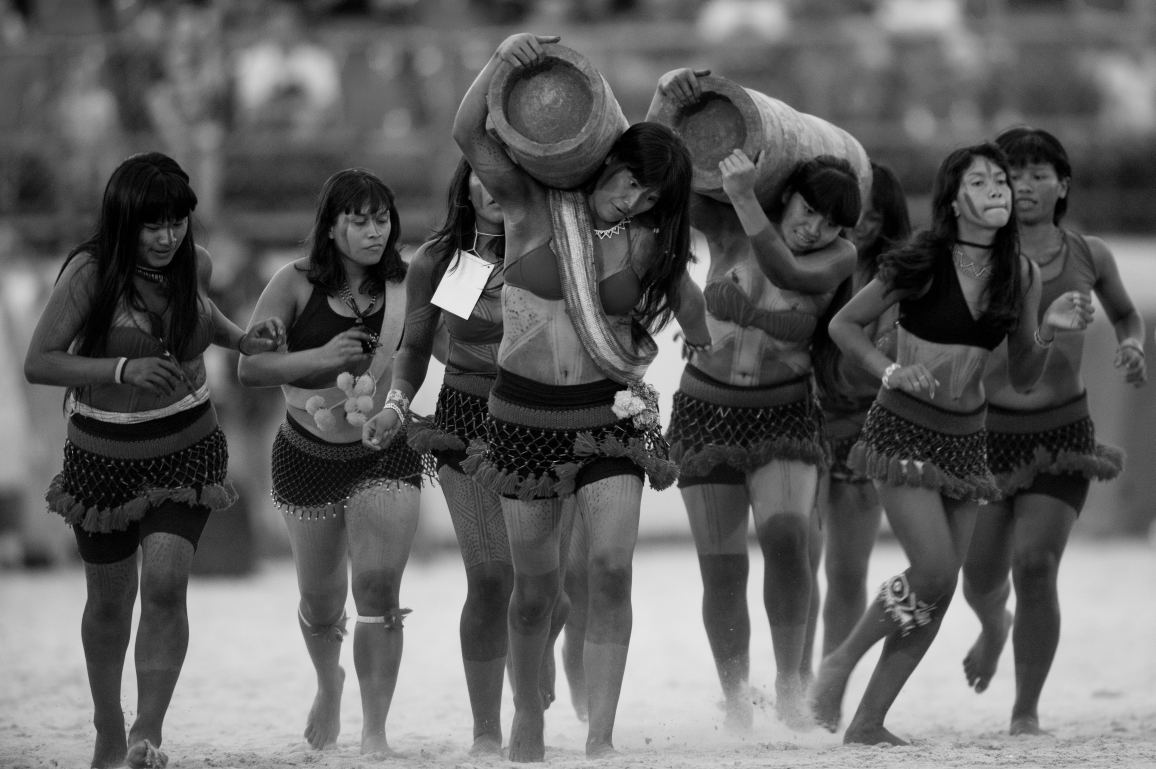
#> input picture Processamento de Imagens/MULHERES.jpg, 3466 x 2307 px (shown at 1/3 size)
$ python P5.py
#> lines starting #> are read from the running program, lines starting #| are printed output that depends on the picture
import cv2
import numpy as np

img = cv2.imread('MULHERES.jpg', 0)
#> img is the input picture: shape (2307, 3466); min 0, max 246, mean 95.5
rows, cols = img.shape
#> rows = 2307; cols = 3466

M = np.float32([[1,0,200],[0,1,100]])
dst = cv2.warpAffine(img,M,(cols,rows))
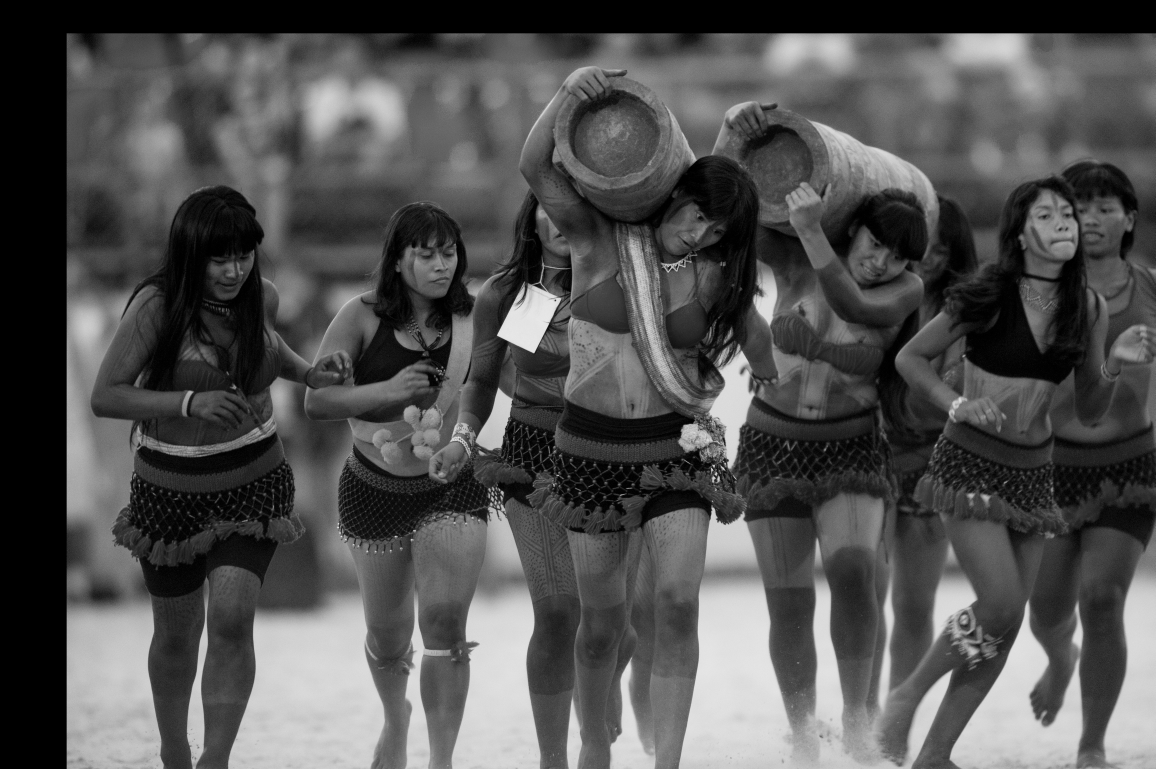
#> dst: shape (2307, 3466) (shown at 1/3 size); min 0, max 246, mean 81.4
res = cv2.resize(img, None, fx=0.2, fy=0.2, interpolation=cv2.INTER_CUBIC)
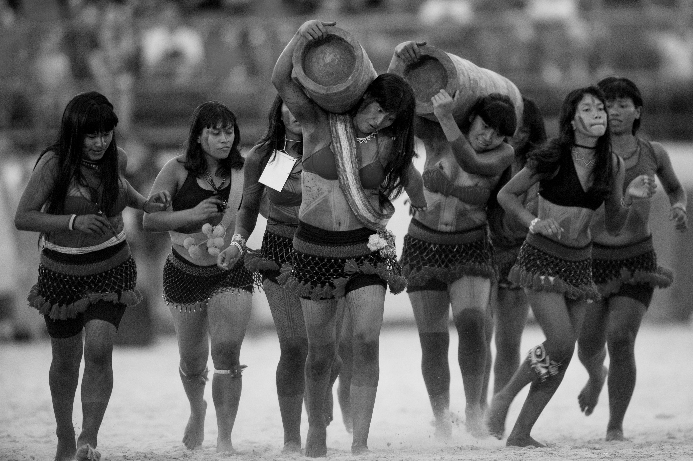
#> res: shape (461, 693); min 0, max 234, mean 95.4

cv2.imshow('img',dst)
cv2.waitKey(0)
cv2.destroyAllWindows()
